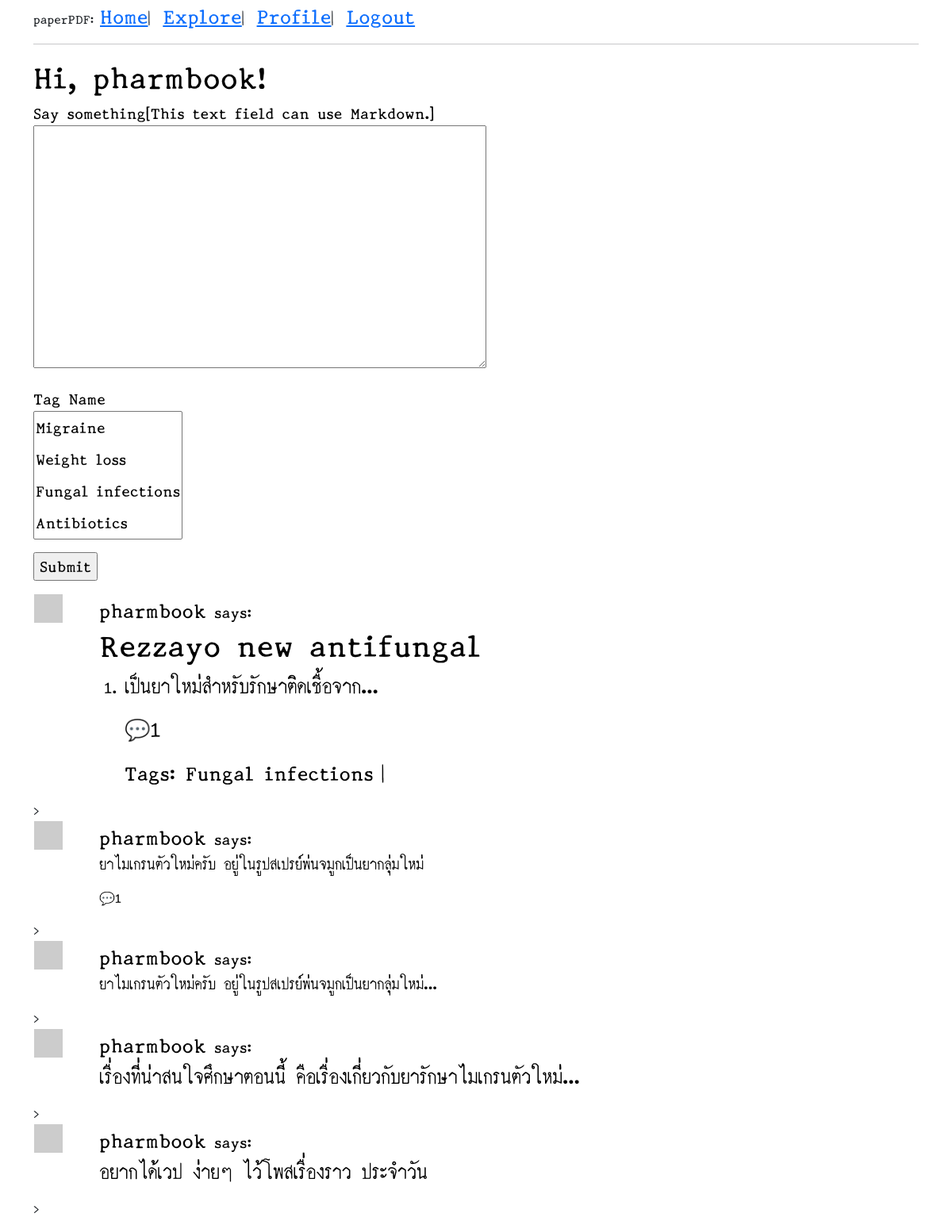
The app's page /index (signed in) with its own data.
### app/models.py (models this page shows, shortened)
class User(UserMixin, db.Model):
    id = db.Column(db.Integer, primary_key=True)
    username = db.Column(db.String(64), index=True, unique=True)
    email = db.Column(db.String(120), index=True, unique=True)
    password_hash = db.Column(db.String(128))
    posts = db.relationship('Post', backref='author', lazy='dynamic')
    about_me = db.Column(db.String(140))
    last_seen = db.Column(db.DateTime, default=datetime.utcnow)
    followed = db.relationship(
        'User', secondary=followers,
        primaryjoin=(followers.c.follower_id == id),
        secondaryjoin=(followers.c.followed_id == id),
        backref=db.backref('followers', lazy='dynamic'), lazy='dynamic')
    comments = db.relationship('Comment', backref='author', lazy='dynamic')
    def avatar(self, size):
        digest = md5(self.email.lower().encode('utf-8')).hexdigest()
        return 'https://www.gravatar.com/avatar/{}?d=identicon&s={}'.format(
            digest, size)
    def followed_posts(self):
        followed = Post.query.join(
            followers, (followers.c.followed_id == Post.user_id)).filter(
                followers.c.follower_id == self.id)
        own = Post.query.filter_by(user_id=self.id)
        return followed.union(own).order_by(Post.timestamp.desc())

class Post(db.Model):
    id = db.Column(db.Integer, primary_key=True)
    body = db.Column(db.Text)
    timestamp = db.Column(db.DateTime, index=True, default=datetime.utcnow)
    user_id = db.Column(db.Integer, db.ForeignKey('user.id'))
    comments = db.relationship('Comment', backref='article', lazy='dynamic')
    tags = db.relationship(
        'Tag',
        secondary=tags_table,
        backref=db.backref('posts', lazy='dynamic'))

class Tag(db.Model):
    id = db.Column(db.Integer, primary_key=True)
    name = db.Column(db.String(64))
    timestamp = db.Column(db.DateTime, index=True, default=datetime.utcnow)
    user_id = db.Column(db.Integer, db.ForeignKey('user.id'))

### app/routes.py (the view, shortened to what this page needs)
@app.route('/', methods=['GET', 'POST'])
@app.route('/index', methods=['GET', 'POST'])
@login_required
def index():
    form = PostForm()
    page = request.args.get('page', 1, type=int)
    posts = current_user.followed_posts().paginate(
        page=page, per_page=app.config['POSTS_PER_PAGE'], error_out=False)
    next_url = url_for('index', page=posts.next_num) \
        if posts.has_next else None
    prev_url = url_for('index', page=posts.prev_num) \
        if posts.has_prev else None
    return render_template('index.html', title='Home', form=form,
                           posts=posts.items, next_url=next_url,
                           prev_url=prev_url)

### app/forms.py
class PostForm(FlaskForm):
    post = TextAreaField('Say something[This text field can use Markdown.]', validators=[DataRequired()])
    tags = SelectMultipleField(
        'Tag Name',
        validators=[DataRequired()],
        choices=[
            ('Migraine', 'Migraine'),
            ('Weight loss', 'Weight loss'),
            ('Fungal infections', 'Fungal infections'),
            ('Antibiotics','Antibiotics'),
        ])
    submit = SubmitField('Submit')

### app/models.py (called while the page is built)
@login.user_loader
def load_user(id):
    return User.query.get(int(id))

### app/routes.py (called while the page is built)
@app.before_request
def before_request():
    if current_user.is_authenticated:
        current_user.last_seen = datetime.utcnow()
        db.session.commit()

### app/templates/index.html (shortened to what this page needs)
{% extends "base.html" %}
{% block content %}
    <h1>Hi, {{ current_user.username }}!</h1>
    {% if form %}
    <form action="" method="post">
        <p>
            {{ form.post.label }}<br>
            {{ form.post(cols=50, rows=10) }}<br>
        </p>
        <p>
            {{ form.tags.label }} <br>
            {{ form.tags() }} <br>
          </p>
        <p>{{ form.submit() }}</p>
    </form>
    {% endif %}
    {% for post in posts %}
        {% include '_post.html' %}
    {% endfor %}
{% endblock %}

### app/templates/_post.html (shortened to what this page needs)
<table>
    <tr valign="top">
        <td><img src="{{ post.author.avatar(36) }}"></td>
        <td><a href="{{ url_for('user', username=post.author.username) }}">{{ post.author.username }}</a> says:<br>
            <a href="{{url_for('seepost',id=post.id)}}">
                <span> {{ post.body|truncate(100)|safe }}</span>
                <p>
                    {% if post.comments.count() > 0 %}
                    <div class="comment">
                        💬{{post.comments.count()}}
                    </div>
                    {% endif %}
                </p>
            </a>
            {% for tag in post.tags %}
            <a href="{{ url_for('tag', name=tag.name) }}" target="_blank">Tags:&nbsp;{{ tag.name }}</a> |
            {% endfor %}
        </td>
    </tr>
</table>>

### app/static/css/base.css (style rules this page uses)
body { font-family: "pimdeed"; color: black }
a { font-family: "pimdeed"; color:black; font-size: 26px; text-decoration: none; cursor: pointer; }
h1 { font-family: "pimdeed"; color: black; font-size: 24px; }
p { font-family: "pimdeed"; color: black; font-size: 20px; }
td { font-family: "pimdeed"; color: black; font-size: 20px; }
td a { text-decoration: none; cursor: pointer; color: black; }
li { font-family: "pimdeed"; }
label { font-family: "pimdeed"; }
div { font-family: "pimdeed"; }
img { width: 45%; }

### app/templates/_post.html (style rules this page uses)
span div.comment { font-size: 16px; }

### records on screen
User: username "pharmbook"
Post: author.username "pharmbook", body "Rezzayo new antifungal เป็นยาใหม่สำหรับรักษาติดเชื้อจาก...", comments.count "1"
Tag: name "Fungal infections"
Post: author.username "pharmbook", body "ยาไมเกรนตัวใหม่ครับ อยู่ในรูปสเปรย์พ่นจมูกเป็นยากลุ่มใหม่", comments.count "1"
Post: author.username "pharmbook", body "ยาไมเกรนตัวใหม่ครับ อยู่ในรูปสเปรย์พ่นจมูกเป็นยากลุ่มใหม่..."
Post: author.username "pharmbook", body "เรื่องที่น่าสนใจศึกษาตอนนี้ คือเรื่องเกี่ยวกับยารักษาไมเกรนตัวใหม่..."
Post: author.username "pharmbook", body "อยากได้เวป ง่ายๆ ไว้โพสเรื่องราว ประจำวัน"
